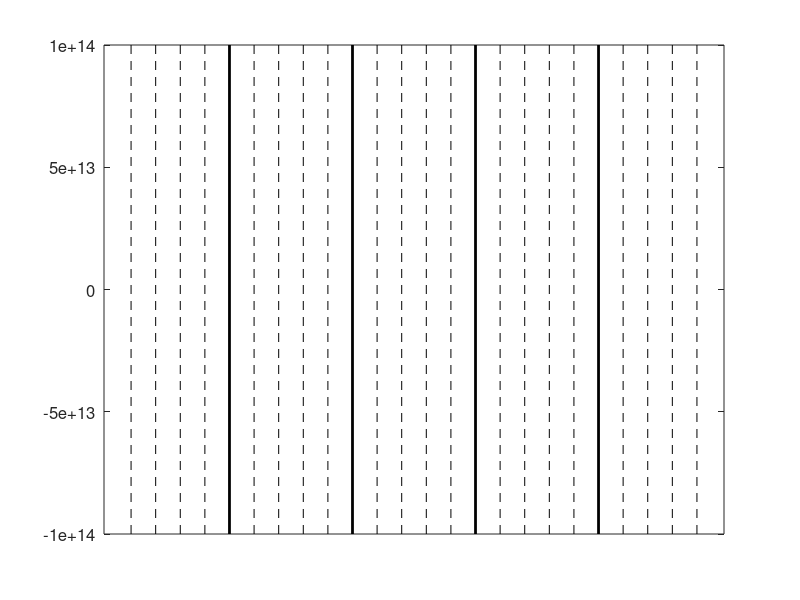

The MATLAB script that drew this image:
close all;

figure('Position', [100 100 1200 500])
box on; hold on;

for i = 1:4
    plot((25*i+0.5)*[1 1], 1e14*[-1 1], '-k', 'LineWidth', 2)
end

for i = 1:24
    plot((5*i+0.5)*[1 1], 1e14*[-1 1], '--k')    
end

xlim([0 126])
set(gca, 'XTick', [], 'FontSize', 12)